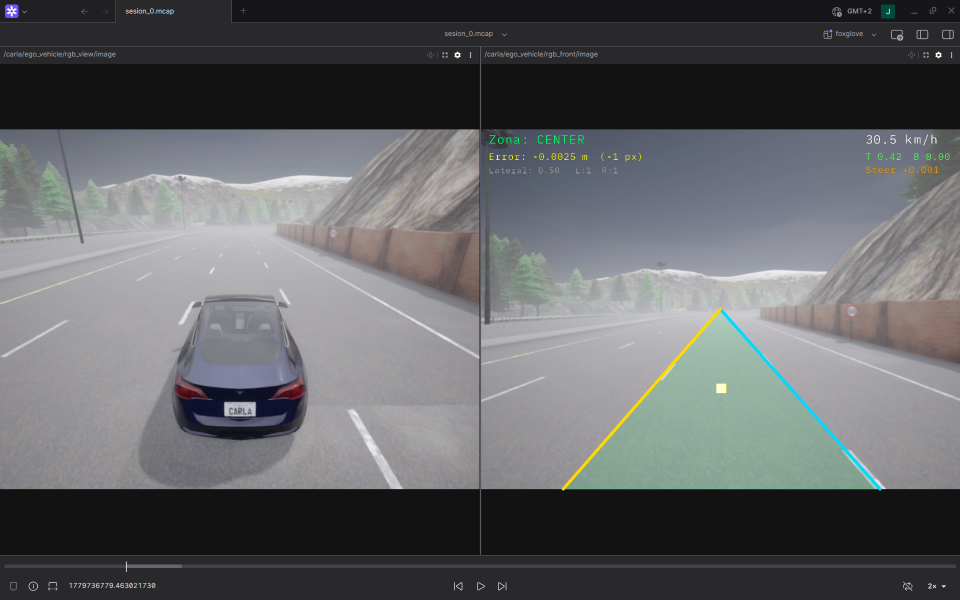
#> input picture media/Interface.png, 1920 x 1200 px (shown at 1/2 size)
$ python make_lane_video.py ../media
#> lines starting #> are read from the running program, lines starting #| are printed output that depends on the picture; after the words box and inside, x2 and y2 are one past the last pixel; in counts of white or black regions, pixels touching at a corner belong together
### src/deteccion_seguimiento_carril/scripts/lane_detection.py
import cv2
import numpy as np
from collections import deque
from dataclasses import dataclass, field
from typing import Optional


@dataclass
class LaneConfig:
    canny_low:        int   = 50
    canny_high:       int   = 150
    hough_rho:        int   = 2
    hough_threshold:  int   = 50
    hough_min_len:    int   = 40
    hough_max_gap:    int   = 100
    min_slope:        float = 0.4
    smoothing:        int   = 8
    horizon:          float = 0.58
    center_threshold: float = 0.20


@dataclass
class LaneState:
    zone:          str           = "UNKNOWN"
    lateral:       float         = 0.5
    offset_px:     int           = 0
    lane_width_px: Optional[int] = None
    left_detected: bool          = False
    right_detected: bool         = False


class LaneDetector:

    def __init__(self, cfg: LaneConfig = None):
        self._cfg        = cfg or LaneConfig()
        self._left_hist  = deque(maxlen=self._cfg.smoothing)
        self._right_hist = deque(maxlen=self._cfg.smoothing)

    def _detect(self, frame, h, w):
        cfg = self._cfg

        hls         = cv2.cvtColor(frame, cv2.COLOR_BGR2HLS)
        white_mask  = cv2.inRange(hls, (0, 190, 0),  (180, 255, 255))
        yellow_mask = cv2.inRange(hls, (15, 30, 80), (40, 220, 255))
        color_mask  = cv2.bitwise_or(white_mask, yellow_mask)

        gray    = cv2.cvtColor(frame, cv2.COLOR_BGR2GRAY)
        masked  = cv2.bitwise_and(gray, color_mask)
        blurred = cv2.GaussianBlur(masked, (7, 7), 0)
        edges   = cv2.Canny(blurred, cfg.canny_low, cfg.canny_high)

        roi = self._roi(edges, h, w)

        lines = cv2.HoughLinesP(
            roi, cfg.hough_rho, np.pi / 180, cfg.hough_threshold,
            minLineLength=cfg.hough_min_len, maxLineGap=cfg.hough_max_gap,
        )

        lx, ly, rx, ry = [], [], [], []
        if lines is not None:
            for l in lines:
                x1, y1, x2, y2 = l[0]
                if x2 == x1:
                    continue
                slope = (y2 - y1) / (x2 - x1)
                if abs(slope) < cfg.min_slope:
                    continue
                if slope < 0:
                    lx += [x1, x2]; ly += [y1, y2]
                else:
                    rx += [x1, x2]; ry += [y1, y2]

        min_y, max_y = int(h * cfg.horizon), h

        def fit(xs, ys):
            if len(xs) < 2:
                return None
            p = np.poly1d(np.polyfit(ys, xs, 1))
            return (int(p(max_y)), max_y, int(p(min_y)), min_y)

        left  = fit(lx, ly)
        right = fit(rx, ry)

        if left:  self._left_hist.append(left)
        if right: self._right_hist.append(right)

        def smooth(hist):
            if not hist: return None
            return tuple(int(v) for v in np.mean(hist, axis=0))

        return smooth(self._left_hist), smooth(self._right_hist)

    def _roi(self, img, h, w):
        horizon = self._cfg.horizon
        cx = w // 2
        verts = np.array([[
            (int(cx - w*0.475), h),
            (int(cx - w*0.10),  int(h*horizon)),
            (int(cx + w*0.10),  int(h*horizon)),
            (int(cx + w*0.475), h),
        ]], dtype=np.int32)
        mask = np.zeros_like(img)
        cv2.fillPoly(mask, verts, 255)
        return cv2.bitwise_and(img, mask)

    def _analyze(self, w, left, right) -> LaneState:
        cx = w // 2
        lx = left[0]  if left  else None
        rx = right[0] if right else None

        state = LaneState(left_detected=left is not None,
                          right_detected=right is not None)

        if lx is None and rx is None:
            state.zone = "UNKNOWN"
            return state

        if lx is not None and rx is not None:
            lane_w = rx - lx
            state.lane_width_px = lane_w
            state.lateral   = (cx - lx) / lane_w if lane_w > 0 else 0.5
            state.offset_px = cx - (lx + rx) // 2
        elif lx is not None:
            state.lateral   = 0.0
            state.offset_px = cx - lx
        else:
            state.lateral   = 1.0
            state.offset_px = cx - rx

        lat = state.lateral
        thr = self._cfg.center_threshold
        if lat < thr:
            state.zone = "LEFT"
        elif lat > 1.0 - thr:
            state.zone = "RIGHT"
        else:
            state.zone = "CENTER"

        return state

### tools/make_lane_video.py
#!/usr/bin/env python3
"""
make_lane_video.py  —  genera un vídeo .mp4 del detector de carriles
                       sobre las imágenes del dataset sintético de CARLA.

Uso:
    python3 tools/make_lane_video.py dataset/lanes/images
    python3 tools/make_lane_video.py dataset/lanes/images -o output/demo.mp4 --fps 10
"""

import argparse
import sys
import os
from pathlib import Path

import cv2
import numpy as np

sys.path.insert(0, str(Path(__file__).parent.parent /
                       "src" / "deteccion_seguimiento_carril" / "scripts"))
from lane_detection import LaneConfig, LaneDetector


# ── Parámetros por defecto (mismos que params.yaml) ───────────────────────────
DEFAULT_CFG = LaneConfig(
    canny_low        = 50,
    canny_high       = 150,
    hough_rho        = 2,
    hough_threshold  = 50,
    hough_min_len    = 40,
    hough_max_gap    = 100,
    min_slope        = 0.6,
    smoothing        = 8,
    horizon          = 0.5,
    center_threshold = 0.20,
)

# ── Colores BGR ────────────────────────────────────────────────────────────────
_LEFT_COLOR   = (0,   217, 255)   # amarillo
_RIGHT_COLOR  = (255, 217,   0)   # cian
_POLY_COLOR   = (0,   255, 102)   # verde
_DEV_COLOR    = (0,   255, 255)   # amarillo
_DOT_COLOR    = (0,   255, 255)
_EGO_COLOR    = (255, 255, 255)
_ZONE_COLORS  = {
    'CENTER':  (0,   255, 102),
    'LEFT':    (64,   64, 255),
    'RIGHT':   (64,   64, 255),
    'UNKNOWN': (140, 140, 140),
}


def _draw_line(frame, pt1, pt2, color, thickness=4):
    cv2.line(frame, pt1, pt2, color, thickness, cv2.LINE_AA)


def _draw_filled_poly(frame, pts, color, alpha=0.12):
    overlay = frame.copy()
    cv2.fillPoly(overlay, [np.array(pts, dtype=np.int32)], color)
    cv2.addWeighted(overlay, alpha, frame, 1 - alpha, 0, frame)


def _draw_hud(frame, state, idx, total):
    h, w = frame.shape[:2]

    zone_color = _ZONE_COLORS.get(state.zone, (255, 255, 255))

    # HUD izquierdo
    cv2.putText(frame, f"Zona: {state.zone}", (12, 30),
                cv2.FONT_HERSHEY_SIMPLEX, 0.7, zone_color, 2, cv2.LINE_AA)
    cv2.putText(frame, f"Offset: {state.offset_px:+d} px", (12, 56),
                cv2.FONT_HERSHEY_SIMPLEX, 0.6, (0, 255, 255), 1, cv2.LINE_AA)
    cv2.putText(frame, f"Lateral: {state.lateral:.2f}  "
                       f"L:{int(state.left_detected)} R:{int(state.right_detected)}",
                (12, 78), cv2.FONT_HERSHEY_SIMPLEX, 0.5, (160, 160, 160), 1, cv2.LINE_AA)

    # Contador de frame (esquina inferior derecha)
    label = f"{idx + 1}/{total}"
    (tw, th), _ = cv2.getTextSize(label, cv2.FONT_HERSHEY_SIMPLEX, 0.5, 1)
    cv2.putText(frame, label, (w - tw - 10, h - 10),
                cv2.FONT_HERSHEY_SIMPLEX, 0.5, (180, 180, 180), 1, cv2.LINE_AA)


def render_frame(frame: np.ndarray, detector: LaneDetector, idx: int, total: int) -> np.ndarray:
    out = frame.copy()
    h, w = out.shape[:2]
    cx = w // 2

    left, right = detector._detect(frame, h, w)
    state       = detector._analyze(w, left, right)

    # Polígono de carril
    if left and right:
        pts = [
            (left[0],  left[1]),
            (left[2],  left[3]),
            (right[2], right[3]),
            (right[0], right[1]),
        ]
        _draw_filled_poly(out, pts, _POLY_COLOR, alpha=0.15)
        cv2.polylines(out, [np.array(pts, dtype=np.int32)],
                      isClosed=True, color=_POLY_COLOR, thickness=1, lineType=cv2.LINE_AA)

    # Líneas de carril
    if left:
        _draw_line(out, (left[0],  left[1]),  (left[2],  left[3]),  _LEFT_COLOR,  5)
    if right:
        _draw_line(out, (right[0], right[1]), (right[2], right[3]), _RIGHT_COLOR, 5)

    # Línea de desviación
    offset_px     = float(state.offset_px)
    lane_center_x = int(cx - offset_px)
    y_dev         = int(h * 0.72)

    _draw_line(out, (cx, y_dev), (lane_center_x, y_dev), _DEV_COLOR, 2)
    cv2.circle(out, (lane_center_x, y_dev), 6, _DOT_COLOR,   -1, cv2.LINE_AA)
    cv2.circle(out, (cx,           y_dev), 6, _EGO_COLOR,   -1, cv2.LINE_AA)

    _draw_hud(out, state, idx, total)
    return out


def main():
    parser = argparse.ArgumentParser(
        description="Genera un vídeo .mp4 del detector de carriles sobre el dataset.")
    parser.add_argument("images_dir",
                        help="Directorio con las imágenes .jpg del dataset")
    parser.add_argument("-o", "--output", default=None,
                        help="Fichero de salida (default: <images_dir>/../lane_demo.mp4)")
    parser.add_argument("--fps", type=float, default=10.0,
                        help="Frames por segundo del vídeo (default: 10)")
    args = parser.parse_args()

    images_dir = Path(args.images_dir)
    if not images_dir.is_dir():
        print(f"ERROR: directorio no encontrado: {images_dir}", file=sys.stderr)
        sys.exit(1)

    images = sorted(images_dir.glob("*.jpg")) + sorted(images_dir.glob("*.png"))
    if not images:
        print(f"ERROR: no se encontraron imágenes en {images_dir}", file=sys.stderr)
        sys.exit(1)

    output = Path(args.output) if args.output else images_dir.parent / "lane_demo.mp4"
    output.parent.mkdir(parents=True, exist_ok=True)

    # Leer primer frame para determinar resolución
    first = cv2.imread(str(images[0]))
#> first is the input picture: shape (1200, 1920, 3); mean B, G, R 101.3, 99, 97.5
    if first is None:
        print(f"ERROR: no se pudo leer {images[0]}", file=sys.stderr)
        sys.exit(1)
    h, w = first.shape[:2]
#> h = 1200; w = 1920

    fourcc = cv2.VideoWriter_fourcc(*"mp4v")
    writer = cv2.VideoWriter(str(output), fourcc, args.fps, (w, h))

    detector = LaneDetector(cfg=DEFAULT_CFG)
    total    = len(images)

    print(f"Procesando {total} imágenes → {output}  ({w}x{h} @ {args.fps} fps)")
#| Procesando 2 imágenes → ../lane_demo.mp4  (1920x1200 @ 10.0 fps)

    for idx, path in enumerate(images):
        frame = cv2.imread(str(path))
        if frame is None:
            print(f"  [WARN] no se pudo leer {path.name}, omitiendo")
            continue
        writer.write(render_frame(frame, detector, idx, total))
#> in _detect, `hls         = cv2.cvtColor(frame, cv2.COLOR_BGR2HLS)`: hls: shape (1200, 1920, 3); mean of channels 0, 1, 2 86.7, 99.7, 12
#> in _detect, `white_mask  = cv2.inRange(hls, (0, 190, 0),  (180, 255, 255))`:
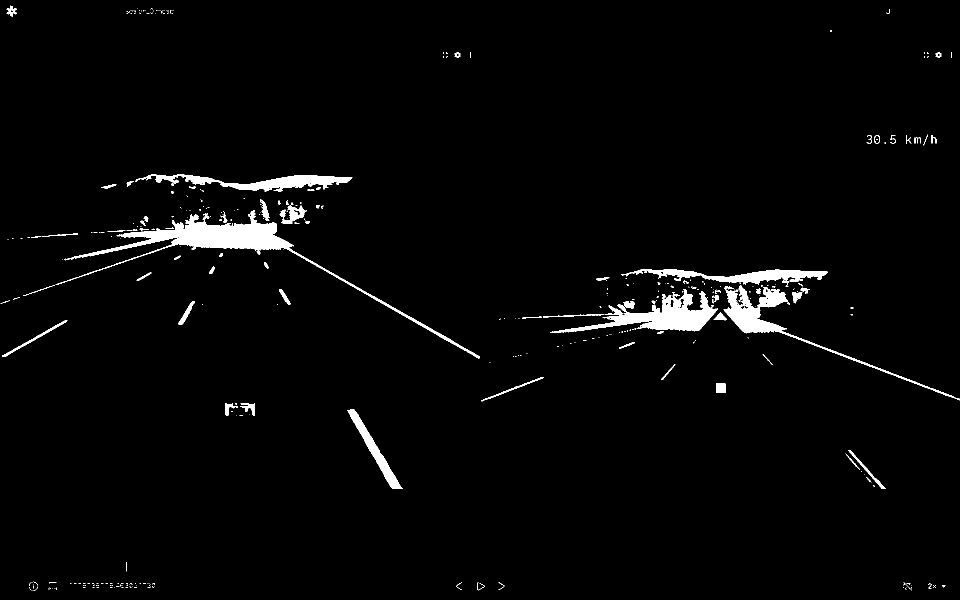
#> white_mask: shape (1200, 1920) (shown at 1/2 size); 2.4% white; 384 white regions (300 under 20 px), largest, box (x1, y1, x2, y2) and area: (111, 420, 959, 717) 15336, (1100, 578, 1436, 666) 9332, (1447, 571, 1920, 801) 7362
#> in _detect, `yellow_mask = cv2.inRange(hls, (15, 30, 80), (40, 220, 255))`: yellow_mask: shape (1200, 1920); 0.21% white; 161 white regions (134 under 20 px), largest, box (x1, y1, x2, y2) and area: (1123, 616, 1444, 981) 3245, (979, 306, 987, 320) 64, (1116, 306, 1125, 320) 57
#> in _detect, `color_mask  = cv2.bitwise_or(white_mask, yellow_mask)`: color_mask: shape (1200, 1920); 2.6% white; 412 white regions (299 under 20 px), largest, box (x1, y1, x2, y2) and area: (111, 420, 959, 717) 15336, (1100, 578, 1454, 981) 12885, (1447, 571, 1920, 801) 7362
#> in _detect, `masked  = cv2.bitwise_and(gray, color_mask)`:
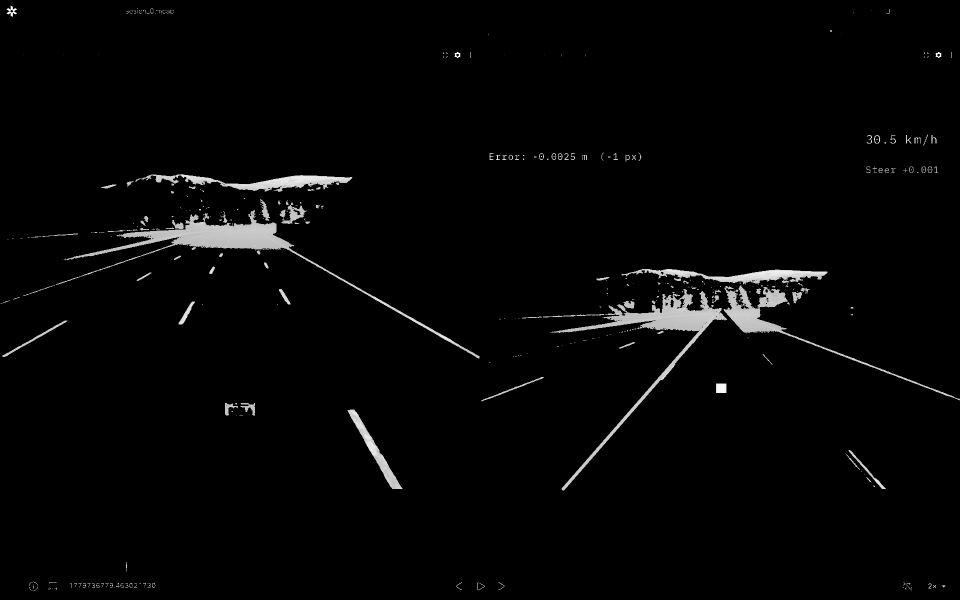
#> masked: shape (1200, 1920) (shown at 1/2 size); min 0, max 255, mean 5.3
#> in _detect, `edges   = cv2.Canny(blurred, cfg.canny_low, cfg.canny_high)`: edges: shape (1200, 1920); 0.89% white in thin lines or dots
#> in _roi, `cv2.fillPoly(mask, verts, 255)`:
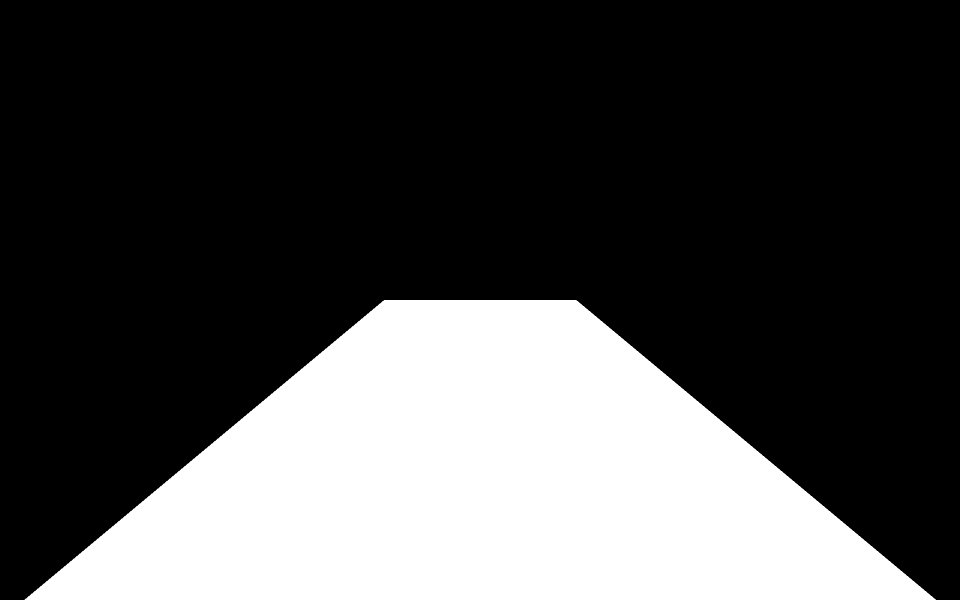
#> mask: shape (1200, 1920) (shown at 1/2 size); 28.8% white; 1 white region, box (x1, y1, x2, y2) and area: (49, 600, 1872, 1200) 662520
#> in _roi, `return cv2.bitwise_and(img, mask)`:
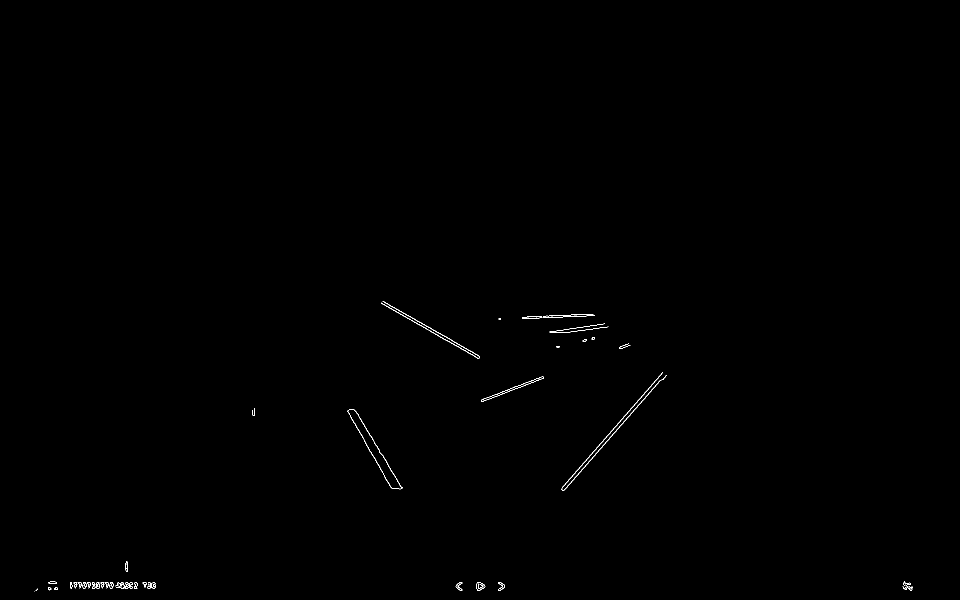
#> returned value: shape (1200, 1920) (shown at 1/2 size); 0.18% white in thin lines or dots, all inside (x1, y1, x2, y2) = (69, 602, 1825, 1183)
#> in _detect, `lines = cv2.HoughLinesP( roi, cfg.hough_rho, np.pi / 180, cfg.hough_th..`: lines = 32 rows, first 6: [1123, 977, 1325, 745], [1129, 979, 1320, 760], [766, 602, 1054, 768], [915, 1177, 1005, 1177], [702, 836, 782, 975], [710, 821, 804, 977]
#> the loop in _detect, `for l in lines:` made 32 passes
#> (x1, y1, x2, y2, slope, lx, ly) on passes 1, 2, 22, 28: (1123, 977, 1325, 745, -1.15, [1123, 1325], [977, 745]), (1129, 979, 1320, 760, -1.15, [1123, 1325, 1129, 1320], [977, 745, 979, 760]), (1191, 909, 1321, 760, -1.15, [1123, 1325, 1129, 1320, 1191, 1321], [977, 745, 979, 760, 909, 760]), (1123, 978, 1186, 903, -1.19, [1123, 1325, 1129, 1320, 1191, 1321, 1123, 1186], [977, 745, 979, 760, 909, 760, 978, 903])
#> (x1, y1, x2, y2, slope, rx, ry) on passes 5, 6, 24: (702, 836, 782, 975, 1.74, [702, 782], [836, 975]), (710, 821, 804, 977, 1.66, [702, 782, 710, 804], [836, 975, 821, 977]), (695, 823, 787, 977, 1.67, [702, 782, 710, 804, 695, 787], [836, 975, 821, 977, 823, 977])
#> in _detect, `left  = fit(lx, ly)`: left = (929, 1200, 1458, 600)
#> in _detect, `right = fit(rx, ry)`: right = (922, 1200, 568, 600)
#> in render_frame, `left, right = detector._detect(frame, h, w)`: left = (929, 1200, 1458, 600); right = (922, 1200, 568, 600)
#> in _analyze, `lx = left[0]  if left  else None`: lx = 929
#> in _analyze, `rx = right[0] if right else None`: rx = 922
#> in _analyze, `lane_w = rx - lx`: lane_w = -7
#> in _analyze, `state.lateral   = (cx - lx) / lane_w if lane_w > 0 else 0.5`: state.lateral = 0.5
#> in _analyze, `state.offset_px = cx - (lx + rx) // 2`: state.offset_px = 35
#> in _analyze, `lat = state.lateral`: lat = 0.5
#> in render_frame, `pts = [ (left[0],  left[1]), (left[2],  left[3]), (right[2], right[3])..`: pts = [(929, 1200), (1458, 600), (568, 600), (922, 1200)]
#> in _draw_filled_poly, `cv2.fillPoly(overlay, [np.array(pts, dtype=np.int32)], color)`:
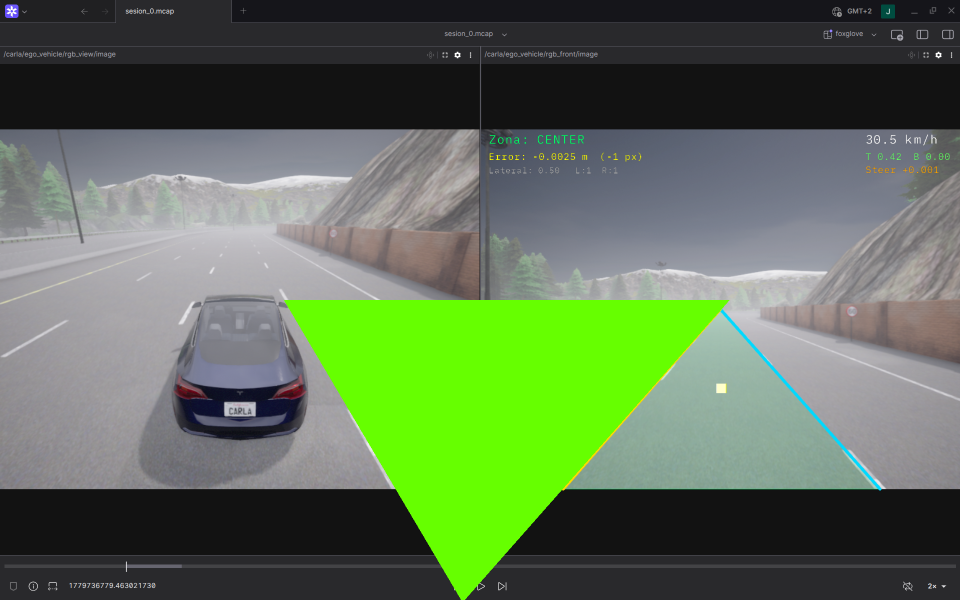
#> overlay: shape (1200, 1920, 3) (shown at 1/2 size); 11.71% of pixels changed, all inside (x1, y1, x2, y2) = (568, 600, 1459, 1200)
#> in render_frame, `cv2.polylines(out, [np.array(pts, dtype=np.int32)], isClosed=True, col..`:
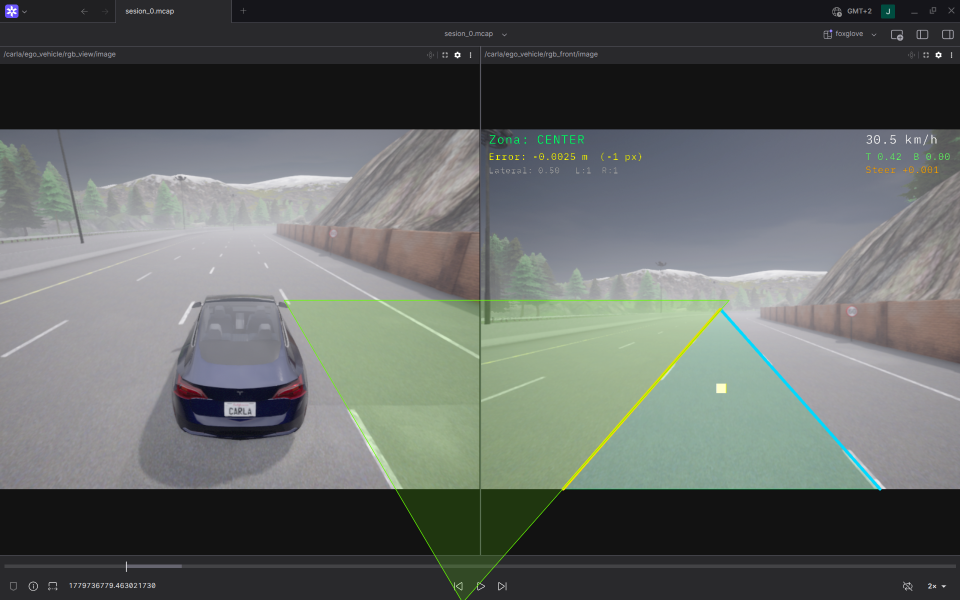
#> out: shape (1200, 1920, 3) (shown at 1/2 size); mean B, G, R 98.7, 101.1, 96.7
#> in render_frame, `offset_px     = float(state.offset_px)`: offset_px = 35
#> in render_frame, `lane_center_x = int(cx - offset_px)`: lane_center_x = 925
#> in _draw_line (call 3), `cv2.line(frame, pt1, pt2, color, thickness, cv2.LINE_AA)`: frame: shape (1200, 1920, 3); mean B, G, R 98.9, 101.4, 96.8
#> in render_frame, `cv2.circle(out, (lane_center_x, y_dev), 6, _DOT_COLOR,   -1, cv2.LINE_..`: out: shape (1200, 1920, 3); mean B, G, R 98.9, 101.4, 96.8
#> in render_frame, `cv2.circle(out, (cx,           y_dev), 6, _EGO_COLOR,   -1, cv2.LINE_AA)`: out: shape (1200, 1920, 3); mean B, G, R 98.9, 101.4, 96.8
#> in _draw_hud, `cv2.putText(frame, f"Zona: {state.zone}", (12, 30), cv2.FONT_HERSHEY_S..`:
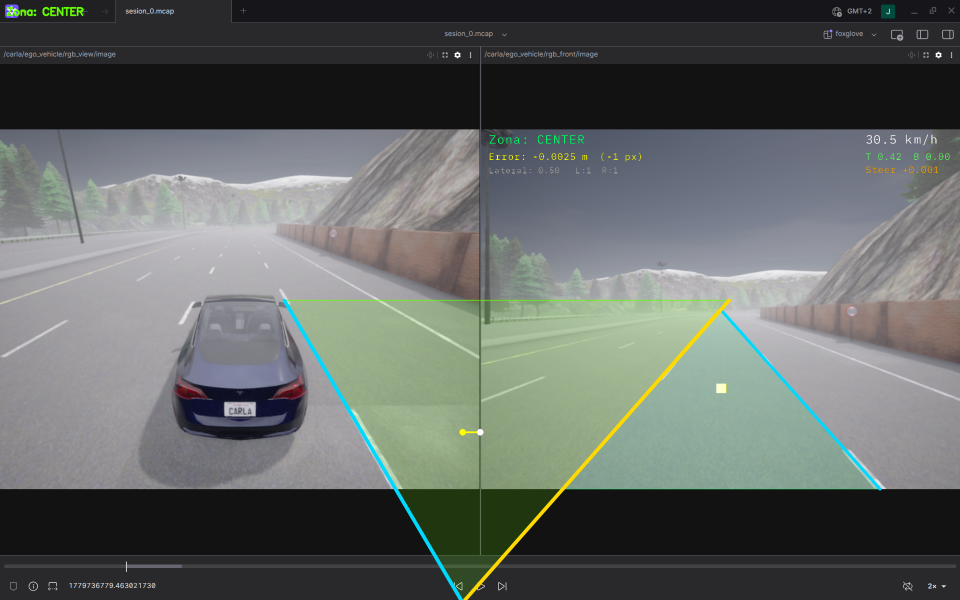
#> frame: shape (1200, 1920, 3) (shown at 1/2 size); mean B, G, R 98.9, 101.5, 96.8
#> in _draw_hud, `cv2.putText(frame, f"Offset: {state.offset_px:+d} px", (12, 56), cv2.F..`: frame: shape (1200, 1920, 3); 0.04% of pixels changed, all inside (x1, y1, x2, y2) = (13, 42, 155, 62)
#> in _draw_hud, `cv2.putText(frame, f"Lateral: {state.lateral:.2f}  " f"L:{int(state.le..`: frame: shape (1200, 1920, 3); mean B, G, R 98.9, 101.5, 96.8
#> in _draw_hud, `cv2.putText(frame, label, (w - tw - 10, h - 10), cv2.FONT_HERSHEY_SIMP..`: frame: shape (1200, 1920, 3); mean B, G, R 98.9, 101.6, 96.8
        if (idx + 1) % 50 == 0 or (idx + 1) == total:
            print(f"  {idx + 1}/{total}")

    writer.release()
    print(f"Vídeo guardado en: {output}")


if __name__ == "__main__":
    main()
